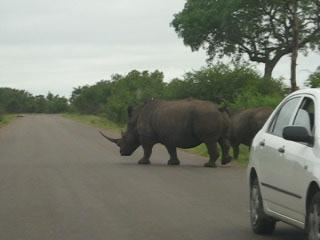
%> input picture XLA_NC/BaoCao/BaoCao/Code/Code8_4_1/images/a1.jpg, 320 x 240 px
$ octave code8_3_2.m   (GNU Octave 9; MATLAB toolbox functions it lacks are replaced by stand-ins)
%> lines starting %> are read from the running program, lines starting %| are printed output that depends on the picture
%clc;
clear all;
% read image
pic1 = imread('a1.jpg');
%> pic1 is the input picture: size 240x320x3 uint8; mean R, G, B 123.8, 127.1, 115.7
pic2 = imread('a2.jpg');
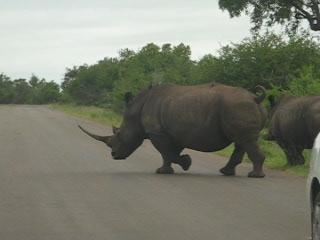
%> input picture XLA_NC/BaoCao/BaoCao/Code/Code8_4_1/images/a2.jpg, 320 x 240 px
%> pic2 is the input picture: size 240x320x3 uint8; mean R, G, B 123.5, 125.8, 112.5
% Harris feature points detection
points1 = myHarris(pic1);
points2 = myHarris(pic2);
% draw Harris feature points
figure(1)
drawHarrisCorner(pic1, points1, pic2, points2);
% describe Harris feature
des1 = myHarrisCornerDescription(pic1, points1);
des2 = myHarrisCornerDescription(pic2, points2);
% coarse match
matchs = myMatch(des1, des2);
% obtain position of match points
matchedPoints1 = points1(matchs(:, 1), :);
matchedPoints2 = points2(matchs(:, 2), :);
% line coarse match points
figure(2)
drawLinedCorner(pic1, matchedPoints1, pic2, matchedPoints2);
% Harris feature points fine matching
[newLoc1, newLoc2] = pointsSelect(matchedPoints1, matchedPoints2);
% [13 lines not run here, left out]
function points = myHarris(pic)
    % function:Harris feature points detection
    % input: RGB image or gray scale image
    % output:the row and col N×2 matrix of the feature point
    if length(size(pic)) == 3
        pic = rgb2gray(pic);
    end

    pic = double(pic);
%> pic: size 240x320 double
    hx = [-1 0 1];
    Ix = filter2(hx, pic);
    hy = [-1; 0; 1];
    Iy = filter2(hy, pic);
    Ix2 = Ix .* Ix;
    Iy2 = Iy .* Iy;
    Ixy = Ix .* Iy;
    h = fspecial('gaussian', [7 7], 2);
    Ix2 = filter2(h, Ix2);
    Iy2 = filter2(h, Iy2);
    Ixy = filter2(h, Ixy);
    [heigth, width] = size(pic);
%> heigth = 240; width = 320
    alpha = 0.06;
    R = zeros(heigth, width);

    for i = 1:heigth

        for j = 1:width
            M = [Ix2(i, j) Ixy(i, j); Ixy(i, j) Iy2(i, j)];
            R(i, j) = det(M) - alpha * (trace(M)^2);
        end

    end
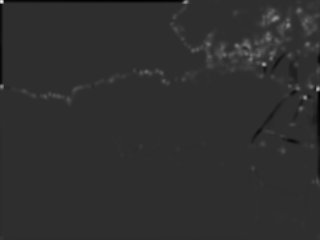
%> R: size 240x320 double; min -7919627.3, max 35514483.8, mean 173467.1; drawn with min black and max white

    Rmax = max(max(R));
%> Rmax = 35514483.8
    pMap = zeros(heigth, width);

    for i = 2:heigth - 1

        for j = 2:width - 1

            if R(i, j) > 0.01 * Rmax
                tm = R(i - 1:i + 1, j - 1:j + 1);
                tm(2, 2) = 0;

                if R(i, j) > tm
                    pMap(i, j) = 1;
                end

            end

        end

    end
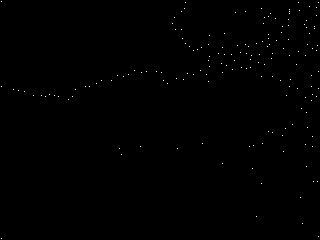
%> pMap: size 240x320 double; values 0 (black) and 1 (white), 0.22% white in thin lines or dots
%> after the loop, tm = [763207.2 876127.3 668176.2; 687426.5 0 571693.4; 438678 504220.8 367639]

    [row, col] = find(pMap == 1);
%> row = 169 values from 2 to 239; col = 169 values from 2 to 319
    points = [row, col];
%> points = 169 rows, first 12: [2 2; 87 2; 239 2; 90 14; 91 19; 92 25; 96 34; 96 42; 97 46; 95 50; 96 55; 97 59]
%> `points1 = myHarris(pic1);`: points1 has the same summary as points in myHarris
%> after the loop in myHarris (call 2), `for i = 1:heigth`:
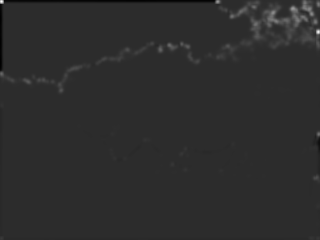
%> R: size 240x320 double; min -7782021.8, max 36810631.2, mean 180257.1; drawn with min black and max white
%> in myHarris (call 2), `Rmax = max(max(R));`: Rmax = 36810631.2
%> after the loop in myHarris (call 2), `for i = 2:heigth - 1`:
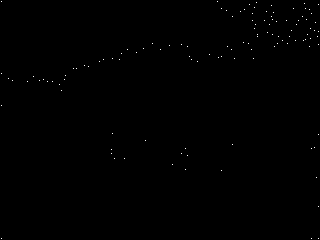
%> pMap: size 240x320 double; values 0 (black) and 1 (white), 0.16% white in thin lines or dots
%> after the loop in myHarris (call 2), `for i = 2:heigth - 1`: tm = [1310600.3 1376477.5 965408.3; 1552768.5 0 1188598; 1224860 1345937.5 950344.4]
%> in myHarris (call 2), `[row, col] = find(pMap == 1);`: row = 121 values from 2 to 239; col = 121 values from 2 to 319
%> in myHarris (call 2), `points = [row, col];`: points = 121 rows, first 12: [2 2; 74 2; 106 2; 239 2; 79 9; 81 13; 82 28; 77 34; 81 40; 80 44; 82 48; 82 53]
%> `points2 = myHarris(pic2);`: points2 has the same summary as points in myHarris
end

function drawHarrisCorner(pic1, points1, pic2, points2)
    % function:draw Harris feature points’ match connection
    % input:
    % pic1�? pic2:the images need stitching
    % points1�? points2: Harris feature points position
    X1 = points1(:, 2);
%> X1 = 169 values from 2 to 319
    Y1 = points1(:, 1);
%> Y1 = 169 values, max 239 at index 3, min 2 at index 1, mean 74.34
    X2 = points2(:, 2);
%> X2 = 121 values from 2 to 319
    Y2 = points2(:, 1);
%> Y2 = 121 values, max 239 at index 4, min 2 at index 1, mean 63.37
    dif = size(pic1, 2);
%> dif = 320
    imshowpair(pic1, pic2, 'montage');
%> `drawHarrisCorner(pic1, points1, pic2, points2);`:
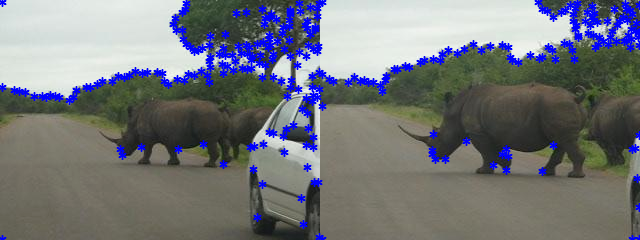
%> figure redrawn from the program's plot data
    hold on
    plot(X1, Y1, 'b*');
    plot(X2 + dif, Y2, 'b*');
    set(gcf, 'Color', 'w');
end

function des = myHarrisCornerDescription(pic, points)
    % Function: describe Harris feature points
    % Input:
    % pic:source image
    % points:feature points’ position
    % Output:
    % des: 8×N matrix describing Harris feature points
    if length(size(pic)) == 3
        pic = rgb2gray(pic);
    end

    len = length(points);
%> len = 169
    des = zeros(8, len);

    for k = 1:len
        p = points(k, :);
        pc = pic(p(1), p(2));
        des(1, k) = pic(p(1) - 1, p(2) - 1) - pc;
        des(2, k) = pic(p(1), p(2) - 1) - pc;

        des(3, k) = pic(p(1) + 1, p(2) - 1) - pc;
        des(4, k) = pic(p(1) + 1, p(2)) - pc;
        des(5, k) = pic(p(1) + 1, p(2) + 1) - pc;
        des(6, k) = pic(p(1), p(2) + 1) - pc;
        des(7, k) = pic(p(1) - 1, p(2) + 1) - pc;
        des(8, k) = pic(p(1) - 1, p(2)) - pc;
        des(:, k) = des(:, k) / sum(des(:, k));
    end
%> this loop made 169 passes
%> (p, pc) on passes 1 to 3: ([2 2], 216), ([87 2], 214), ([239 2], 96)
%> the loop in myHarrisCornerDescription (call 2), `for k = 1:len` made 121 passes
%> (p, pc) on passes 1 to 12: ([2 2], 218), ([74 2], 190), ([106 2], 113), ([239 2], 108), ([79 9], 97), ([81 13], 209), ([82 28], 221), ([77 34], 135), ([81 40], 177), ([80 44], 101), ([82 48], 230), ([82 53], 131)

end

function matchs = myMatch(des1, des2)
    % Function:feature point bidirectional match
    % input:
    % des1�? des2:feature point description matrix
    % Output:
    % matchs:correspondence relation of match points
    len1 = length(des1);
%> len1 = 169
    len2 = length(des2);
%> len2 = 121
    match1 = zeros(len1, 2);
    cor1 = zeros(1, len2);

    for i = 1:len1
        d1 = des1(:, i);

        for j = 1:len2
            d2 = des2(:, j);
            cor1(j) = (d1' * d2) / sqrt((d1' * d1) * (d2' * d2));
        end

        [~, indx] = max(cor1);
        match1(i, :) = [i, indx];
    end
%> this loop made 169 passes
%> (d1, indx) on passes 1 to 3: ([NaN; NaN; NaN; NaN; NaN; NaN; NaN; NaN], 1), ([0.349; 0.209; 0; 0; 0; 0; 0.209; 0.233], 8), ([0; 0; 0.25; 0.25; 0.25; 0.25; 0; 0], 109)
%> after the loop, match1 = 169 rows, first 12: [1 1; 2 8; 3 109; 4 48; 5 44; 6 86; 7 18; 8 48; 9 7; 10 43; 11 6; 12 112]

    match2 = zeros(len2, 2);
    cor2 = zeros(1, len1);

    for i = 1:len2
        d2 = des2(:, i);

        for j = 1:len1
            d1 = des1(:, j);
            cor2(j) = (d1' * d2) / sqrt((d1' * d1) * (d2' * d2));
        end

        [~, indx] = max(cor2);
        match2(i, :) = [indx, i];
    end
%> this loop made 121 passes
%> (d2, indx) on passes 1, 2, 3, 4, 5, 6, 7, 8, 9, 11, 12: ([NaN; NaN; NaN; NaN; NaN; NaN; NaN; NaN], 1), ([0.287; 0.45; 0; 0; 0; 0; 0.025; 0.237], 101), ([0; 0; 0.3; 0.32; 0.34; 0.04; 0; 0], 125), ([0; 0; 1; 0; 0; 0; 0; 0], 52), ([0.087; 0; 0.0468; 0.154; 0.251; 0.147; 0.211; 0.104], 135), ([0; 0; 0; 0; 0; 0; 0.562; 0.438], 11), ([0; 0; 0; 0; 0; 0; 0; 1], 9), ([0.318; 0.185; 0; 0; 0; 0; 0.278; 0.219], 2), ([0; 0; 0.026; 0; 0; 0.143; 0.61; 0.221], 152), ([NaN; NaN; NaN; NaN; NaN; NaN; NaN; NaN], 1), ([0.293; 0.0387; 0; 0; 0.0442; 0.287; 0.21; 0.127], 145)
%> indx on pass 10: 30
%> after the loop, match2 = 121 rows, first 12: [1 1; 101 2; 125 3; 52 4; 135 5; 11 6; 9 7; 2 8; 152 9; 30 10; 1 11; 145 12]

    matchs = [];

    for i = 1:length(match1)

        for j = 1:length(match2)

            if match1(i, :) == match2(j, :)
                matchs = [matchs; match1(i, :)];
            end

        end

    end
%> after the loop, matchs = 58 rows, first 12: [1 1; 2 8; 6 86; 7 18; 9 7; 10 43; 11 6; 14 29; 22 110; 27 62; 28 68; 30 10]
%> `matchedPoints1 = points1(matchs(:, 1), :);`: matchedPoints1 = 58 rows, first 12: [2 2; 87 2; 92 25; 96 34; 97 46; 95 50; 96 55; 97 73; 149 120; 147 141; 73 142; 72 157]
%> `matchedPoints2 = points2(matchs(:, 2), :);`: matchedPoints2 = 58 rows, first 12: [2 2; 77 34; 44 278; 69 77; 82 28; 47 188; 81 13; 54 122; 239 312; 10 245; 59 254; 80 44]

end

function drawLinedCorner(pic1, loc1, pic2, loc2)
    % Function:draw connections between match points
    % Input:
    % pic1�? pic2:image to need stitching
    % loc1�? loc2:position of the paired points
    X1 = loc1(:, 2);
%> X1 = 58 values from 2 to 319
    Y1 = loc1(:, 1);
%> Y1 = 58 values, max 237 at index 58, min 2 at index 1, mean 78.1
    X2 = loc2(:, 2);
%> X2 = 58 values, max 319 at index 26, min 2 at index 1, mean 184.5
    Y2 = loc2(:, 1);
%> Y2 = 58 values, max 239 at index 9, min 2 at index 1, mean 74.76
    dif = size(pic1, 2);
    imshowpair(pic1, pic2, 'montage');
    hold on

    for k = 1:length(X1)
        plot(X1(k), Y1(k), 'b*');
        plot(X2(k) + dif, Y2(k), 'b*');
        line([X1(k), X2(k) + dif], [Y1(k), Y2(k)], 'Color', 'r');
    end
%> `drawLinedCorner(pic1, matchedPoints1, pic2, matchedPoints2);`:
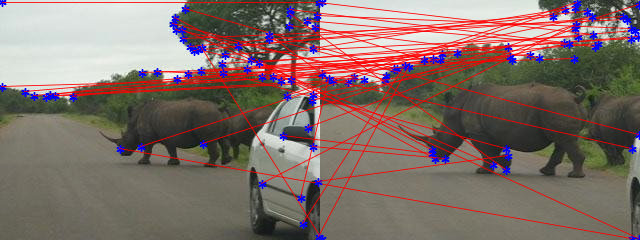
%> figure redrawn from the program's plot data

    set(gcf, 'Color', 'w');
end

function [newLoc1, newLoc2] = pointsSelect(loc1, loc2)
    % Filter:filter the paired match points and obtain the fine match points
    % Input:
    % loc1�? loc2:position of coarse match points
    % Output:
    % newLoc1�?newLoc2:position of fine match points
    slope = (loc2(:, 1) - loc1(:, 1)) ./ (loc2(:, 2) - loc1(:, 2));

    for k = 1:3
        slope = slope - mean(slope);
        len = length(slope);
        t = sort(abs(slope));
        thresh = t(round(0.5 * len));
        ind = abs(slope) <= thresh;
        slope = slope(ind);
        loc1 = loc1(ind, :);

        loc2 = loc2(ind, :);
    end
%> this loop made 2 passes
%> thresh on pass 1: NaN
%> (the run ends here)
